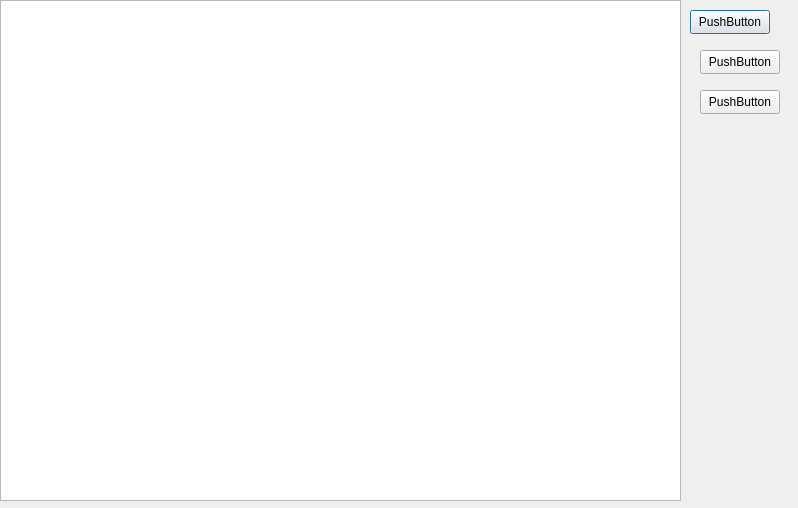
<?xml version="1.0" encoding="UTF-8"?>
<ui version="4.0">
 <class>Dialog</class>
 <widget class="QDialog" name="Dialog">
  <property name="geometry">
   <rect>
    <x>0</x>
    <y>0</y>
    <width>798</width>
    <height>508</height>
   </rect>
  </property>
  <property name="windowTitle">
   <string>Dialog</string>
  </property>
  <widget class="QGraphicsView" name="graphicsView">
   <property name="geometry">
    <rect>
     <x>0</x>
     <y>0</y>
     <width>681</width>
     <height>501</height>
    </rect>
   </property>
  </widget>
  <widget class="QPushButton" name="pushButton">
   <property name="geometry">
    <rect>
     <x>690</x>
     <y>10</y>
     <width>80</width>
     <height>24</height>
    </rect>
   </property>
   <property name="text">
    <string>PushButton</string>
   </property>
  </widget>
  <widget class="QPushButton" name="pushButton_2">
   <property name="geometry">
    <rect>
     <x>700</x>
     <y>50</y>
     <width>80</width>
     <height>24</height>
    </rect>
   </property>
   <property name="text">
    <string>PushButton</string>
   </property>
  </widget>
  <widget class="QPushButton" name="pushButton_3">
   <property name="geometry">
    <rect>
     <x>700</x>
     <y>90</y>
     <width>80</width>
     <height>24</height>
    </rect>
   </property>
   <property name="text">
    <string>PushButton</string>
   </property>
  </widget>
 </widget>
 <resources/>
 <connections/>
</ui>
